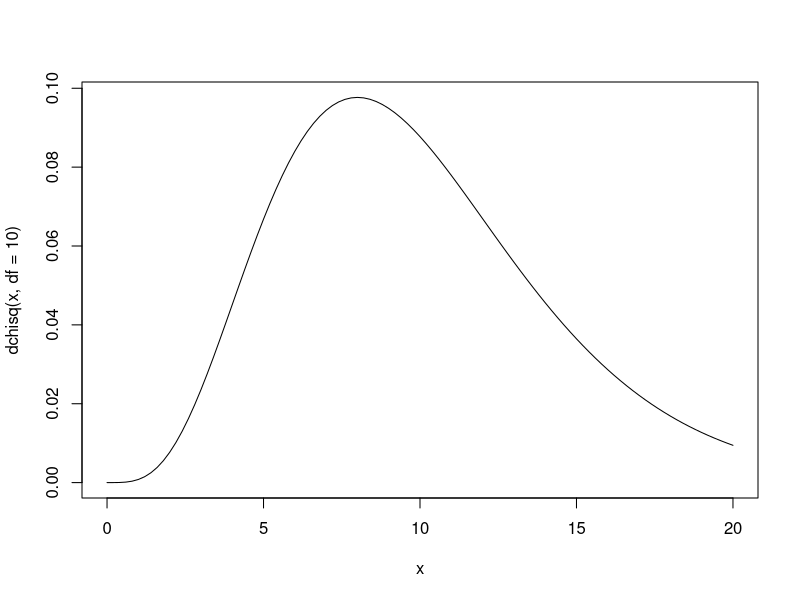
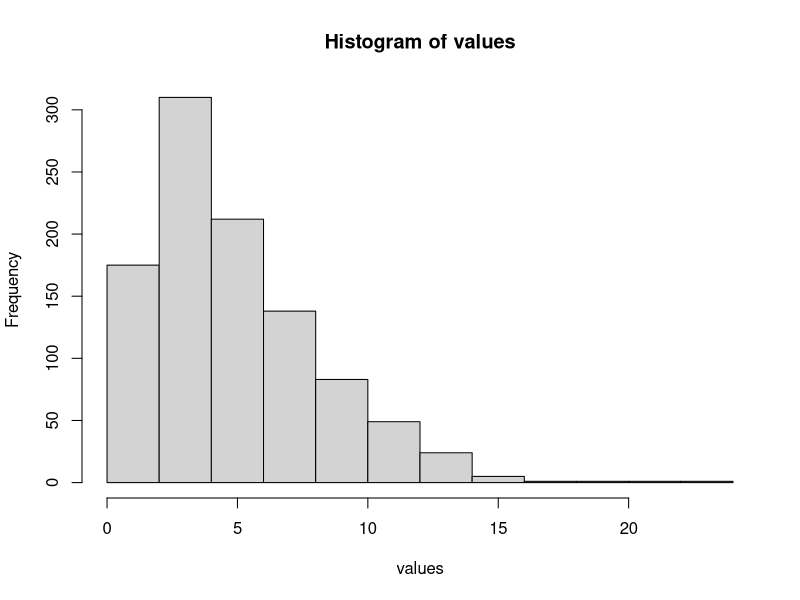

Recreate these plots in R, in order.
# dchisq
# plot chi_square distribution with 5 degrees of freedom
curve(dchisq(x, df=10), from = 0, to = 20)

# pchisq
# calculate p-value for given test statistics with 2 degrees of freedom
1-pchisq(0.86404, df=2)

# qchisq
# For example, we can use the following code to find the Chi-Square 
# critical value that corresponds to a significance level of .05 with
# 13 degrees of freedom:
qchisq(p=.95, df=13)

# rchisq
# For example, we can use the following code to generate a list of 1,000 
# random values that follow a Chi-Square distribution with 5 
# degrees of freedom:

# make this example reproducible
set.seed(0)

# generate 1000 random values that follow chi-square dist with df=5
values <- rchisq(n=1000, df=5)

# view first five values
head(values)

# create histogram to visualize distribution of values
hist(values)
